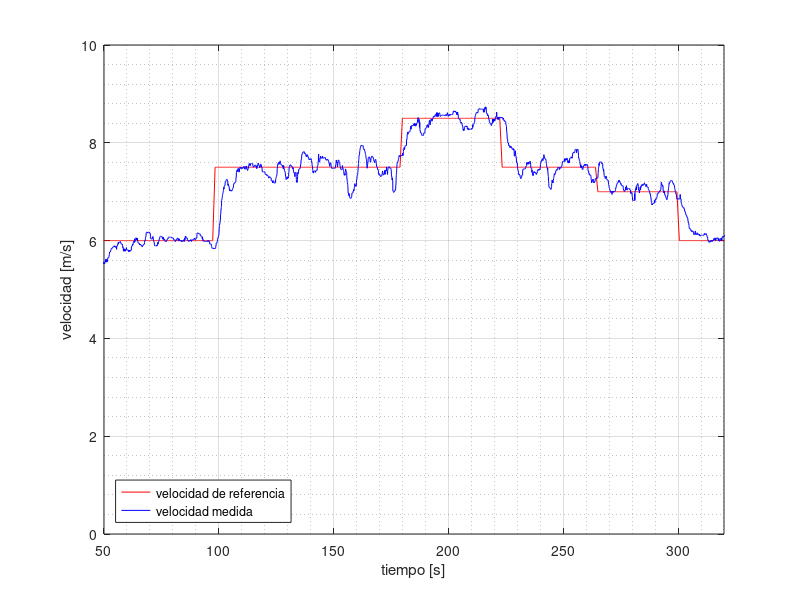

Reproduce this figure in MATLAB.
%% CARGA DE DATOS
[ALL]=csvread('Prueba_3.csv'); %%valor de muestras
[A]=ALL(:,2); %temp
[B]=ALL(:,3); %hum1
[C]=ALL(:,4); %hum
[D]=ALL(:,5); %pres
[E]=ALL(:,6); %densidad
[F]=ALL(:,7); %lec DdP (V)  
[G]=ALL(:,8); %DdP (P)
[H]=ALL(:,9); %DdP c/filtro  
[I]=ALL(:,10); %v s/filtro
[J]=ALL(:,11); %v c/filtro
[K]=ALL(:,12); %tiempo
K=K/1000;
[L]=ALL(:,13);  %pwm f
[M]=ALL(:,14);  %control
[T]=ALL(:,15); %v ref
[O]=ALL(:,16); %error


figure(1)
%plot(K,T,'b',K,I,'r',K,J,'k');%v c/f. + v ref +v s/f.
plot(K,T,'r',K,J,'b');%v c/f  + v ref. 
xlim([50 320])
%xlim([30 120])
xlabel('tiempo [s]') 
ylabel('velocidad [m/s]') 
legend({'velocidad de referencia','velocidad medida'},'Location','southwest')

grid on
grid minor